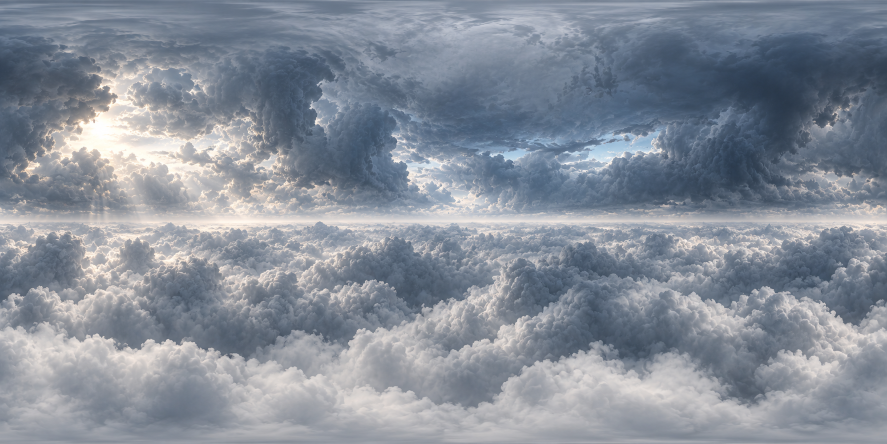
#> input picture vector-fields/assets/atmosphere/storm-panorama.png, 1774 x 887 px (shown at 1/2 size)
$ python atmosphere_assets_test.py
#> lines starting #> are read from the running program, lines starting #| are printed output that depends on the picture
### vector-fields/build_cache.py
"""Content-based generation cache. Inputs and outputs are both verified."""
import hashlib
import json
import struct
from pathlib import Path
ROOT = Path(__file__).resolve().parent


def fingerprint(paths):
    digest = hashlib.sha256()
    for path in sorted(set(Path(p).resolve() for p in paths)):
        if not path.is_file():
            raise FileNotFoundError(f'Missing build input: {path}')
        name = path.as_posix().encode('utf-8')
        data = path.read_bytes()
        digest.update(struct.pack('<Q', len(name)) + name)
        digest.update(struct.pack('<Q', len(data)) + data)
    return digest.hexdigest()


def compiler_inputs():
    return [Path(__file__), ROOT/'build_modular.py', ROOT/'build_skins.py', ROOT/'studio_assets.py',
            ROOT.parent/'weapon-lab/mix_models.py', ROOT/'generated/tfc-soldier/soldier_reference_2.smd', ROOT/'generated/tfc-soldier/look_idle.smd', ROOT.parent/'asset-probe/tools/studiomdl.exe']


def record(inputs_sha256, outputs):
    paths = sorted(set(Path(p).resolve() for p in outputs))
    if not paths:
        raise ValueError('A build stage must declare its outputs')
    return dict(inputs_sha256=inputs_sha256, outputs={str(p): hashlib.sha256(p.read_bytes()).hexdigest() for p in paths})


def current(state, inputs_sha256):
    if not state or state.get('inputs_sha256') != inputs_sha256 or not state.get('outputs'):
        return False
    return all(Path(p).is_file() and hashlib.sha256(Path(p).read_bytes()).hexdigest() == expected
               for p, expected in state['outputs'].items())


def read(path):
    try:
        return json.loads(Path(path).read_text(encoding='utf-8-sig'))
    except (FileNotFoundError, ValueError):
        return {}


# [6 lines left out: function write, not called in this run]

### vector-fields/build_atmosphere.py
"""Compile authored atmospheric paintings into one seamless six-face sky and RGBA sprites."""
import argparse,hashlib,json,math,shutil,struct
from pathlib import Path
import numpy as np
from PIL import Image
import build_cache
ROOT=Path(__file__).resolve().parent
ASSETS=ROOT/'assets/atmosphere'
OUT=ROOT/'generated/atmosphere'
SIZE=2048
# Matches Xash ref/gl/gl_warp.c st_to_vec and native sky texture order.
AXES={'rt':(3,-1,2),'lf':(-3,1,2),'bk':(1,3,2),'ft':(-1,-3,2),'up':(-2,-1,3),'dn':(2,-1,-3)}
def sha(p):return hashlib.sha256(Path(p).read_bytes()).hexdigest()
def sample(panorama,x,y,z):
    length=np.sqrt(x*x+y*y+z*z)
    px=(np.arctan2(y,x)/(2*np.pi)+.5)*panorama.shape[1]
    py=(.5-np.arcsin(z/length)/np.pi)*(panorama.shape[0]-1)
    ix=np.floor(px).astype(np.int32);iy=np.floor(py).astype(np.int32)
    fx=(px-ix)[...,None];fy=(py-iy)[...,None]
    a=panorama[iy,ix%panorama.shape[1]]
    b=panorama[iy,(ix+1)%panorama.shape[1]]
    c=panorama[np.minimum(iy+1,panorama.shape[0]-1),ix%panorama.shape[1]]
    d=panorama[np.minimum(iy+1,panorama.shape[0]-1),(ix+1)%panorama.shape[1]]
    return (a*(1-fx)*(1-fy)+b*fx*(1-fy)+c*(1-fx)*fy+d*fx*fy)
def polar_sample(image,u,v):
    px=np.clip(u,0,1)*(image.shape[1]-1);py=np.clip(v,0,1)*(image.shape[0]-1)
    ix=np.floor(px).astype(np.int32);iy=np.floor(py).astype(np.int32)
    fx=(px-ix)[...,None];fy=(py-iy)[...,None]
    jx=np.minimum(ix+1,image.shape[1]-1);jy=np.minimum(iy+1,image.shape[0]-1)
    return image[iy,ix]*(1-fx)*(1-fy)+image[iy,jx]*fx*(1-fy)+image[jy,ix]*(1-fx)*fy+image[jy,jx]*fx*fy
def projection(panorama,axes,size=SIZE,caps=None):
    image=np.empty((size,size,3),np.uint8)
    s=np.linspace(-1,1,size,dtype=np.float32)[None,:]
    for first in range(0,size,128):
        t=np.linspace(1,-1,size,dtype=np.float32)[first:first+128,None]
        b=[np.broadcast_to(s,(len(t),size)),np.broadcast_to(t,(len(t),size)),np.ones((len(t),size),np.float32)]
        v=[b[abs(k)-1]*(1 if k>0 else -1)for k in axes]
        pixels=sample(panorama,*v)
        if caps:
            x,y,z=v;absolute=np.maximum(np.abs(z),.0001)
            ratio=np.maximum(np.abs(x),np.abs(y))/absolute
            weight=(.5+.5*np.cos(np.clip((ratio-.65)/.55,0,1)*np.pi))[...,None]
            # One directional field is sampled for ALL faces, preserving every cube seam.
            for sign,painting in caps.items():
                mask=weight*(z*sign>0)[...,None]
                polar=polar_sample(painting,.5-y/(absolute*2),.5+sign*x/(absolute*2))
                pixels=pixels*(1-mask)+polar*mask
        image[first:first+len(t)]=np.clip(np.rint(pixels),0,255).astype(np.uint8)
    return Image.fromarray(image)
def periodic_source(painting):
    # Projection conditioning only: narrow wrap/pole filter. Original artwork is preserved.
    a=np.asarray(painting.convert('RGB'),dtype=np.float32).copy()
    band=max(8,a.shape[1]//48)
    edge=(a[:,0]+a[:,-1])*.5
    for i in range(band):
        weight=.5+.5*math.cos(math.pi*i/band)
        a[:,i]=a[:,i]*(1-weight)+edge*weight
        a[:,-1-i]=a[:,-1-i]*(1-weight)+edge*weight
    cap=max(4,a.shape[0]//60)
    for pole in(0,-1):
        color=a[pole].mean(axis=0)
        for i in range(cap):
            row=i if pole==0 else -1-i
            weight=.5+.5*math.cos(math.pi*i/cap)
            a[row]=a[row]*(1-weight)+color*weight
    return a
def sprite(path,images):
    images=images if isinstance(images,list)else[images]
    w,h=images[0].size
    header=struct.pack('<4siifiiifi',b'IDSP',32,2,math.hypot(w,h)/2,w,h,len(images),0.,0)
    path.write_bytes(header+b''.join(struct.pack('<iiiii',0,-w//2,h//2,w,h)+image.convert('RGBA').tobytes()for image in images))
def build(ensure=False):
    fingerprint=build_cache.fingerprint([Path(__file__),Path(build_cache.__file__),*[ASSETS/p for p in('storm-panorama.png','cloud-bank.png','nadir.png','zenith.png')]])
    manifest=OUT/'manifest.json'
    if ensure and build_cache.current(build_cache.read(manifest).get('cache'),fingerprint):return OUT
    OUT.mkdir(parents=True,exist_ok=True);env=OUT/'gfx/env';env.mkdir(parents=True,exist_ok=True)
    sprites=OUT/'sprites';sprites.mkdir(exist_ok=True)
    source=Image.open(ASSETS/'storm-panorama.png');panorama=periodic_source(source)
#> in build, source is the input picture: PIL image 1774x887 RGB; mean R, G, B 134.3, 141.9, 153.3
    caps={sign:np.asarray(Image.open(ASSETS/name).convert('RGB'),dtype=np.float32)for sign,name in[(-1,'nadir.png'),(1,'zenith.png')]}
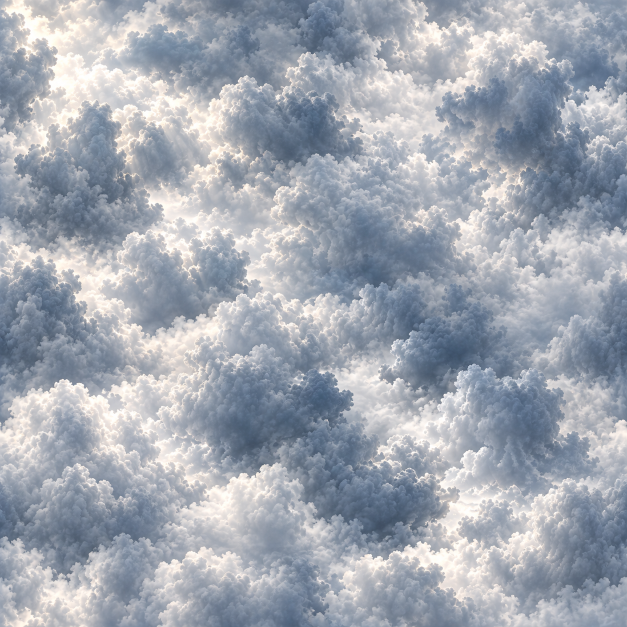
#> input picture vector-fields/assets/atmosphere/nadir.png, 1254 x 1254 px (shown at 1/2 size)
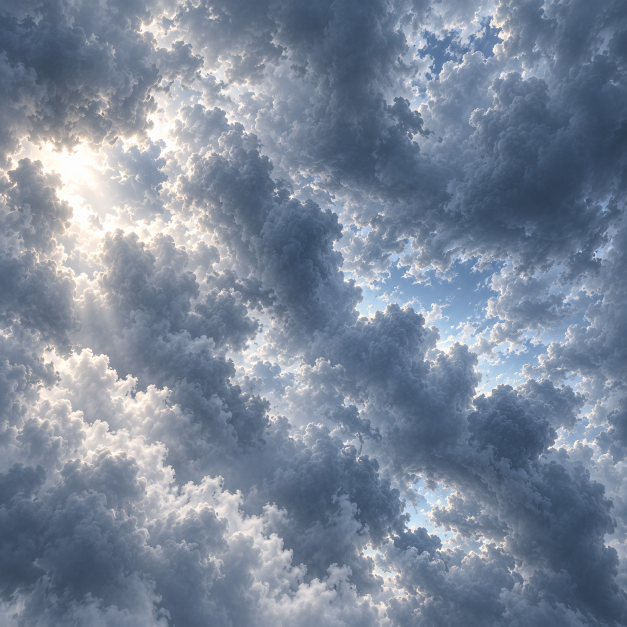
#> input picture vector-fields/assets/atmosphere/zenith.png, 1254 x 1254 px (shown at 1/2 size)
#> caps = 2 items
    outputs=[];faces=[]
    for suffix,axes in AXES.items():
        face=projection(panorama,axes,caps=caps);p=env/('vf_storm'+suffix+'.tga');face.save(p);outputs.append(p)
        faces.append(dict(suffix=suffix,axes=axes,size=face.size,sha256=sha(p)))
#> this loop made 6 passes
#> pass 1, in sample, `py=(.5-np.arcsin(z/length)/np.pi)*(panorama.shape[0]-1)`:
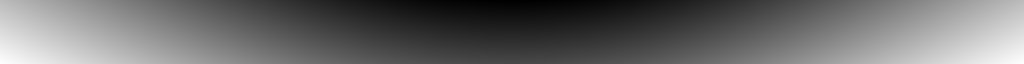
#> py: shape (128, 2048) float32 (shown at 1/2 size); min 221.5, max 286.6, mean 248.9; drawn with min black and max white
#> after the loop:
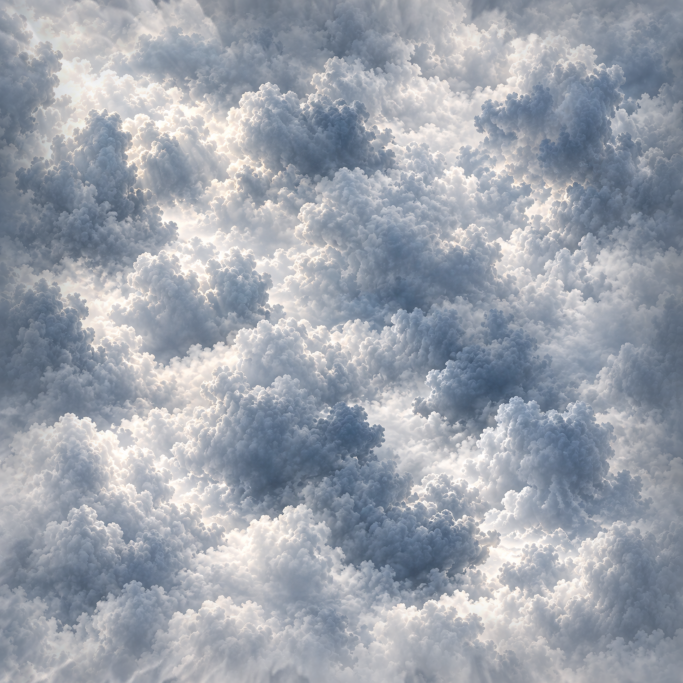
#> face: PIL image 2048x2048 RGB (shown at 1/3 size); mean R, G, B 157, 162.9, 172.9
#> after the loop, faces = 6 items; outputs = 6 items
    deck=Image.open(ASSETS/'nadir.png').resize((1024,1024),Image.Resampling.LANCZOS).convert('RGBA')
    # Coverage is compiled instead of vertex alpha, which the installed TriAPI ignores.
    xy=np.linspace(-1,1,1024);x,y=np.meshgrid(xy,xy)
    fade=np.clip((1-np.sqrt(x*x+y*y))/.45,0,1);fade=fade*fade*(3-2*fade)
    deck.putalpha(Image.fromarray(np.rint(fade*255*.12).astype(np.uint8)))
    cloud=Image.open(ASSETS/'cloud-bank.png');assert cloud.mode=='RGBA','Authored cloud must have native alpha'
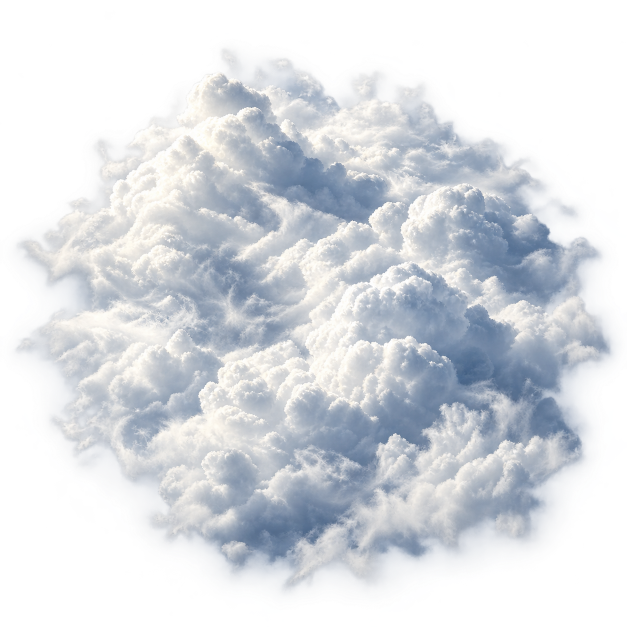
#> input picture vector-fields/assets/atmosphere/cloud-bank.png, 1254 x 1254 px (shown at 1/2 size)
#> in build, cloud is the input picture: PIL image 1254x1254 RGBA; mean R, G, B, A 126.1, 131.4, 139.4, 137.3
    # A transparent sampling gutter prevents clamp fringes. No repainting.
    frame=Image.new('RGBA',(1024,1024))
#> frame: PIL image 1024x1024 RGBA; every value is 0
    fitted=cloud.resize((992,992),Image.Resampling.LANCZOS)
    frame.paste(fitted,(16,16))
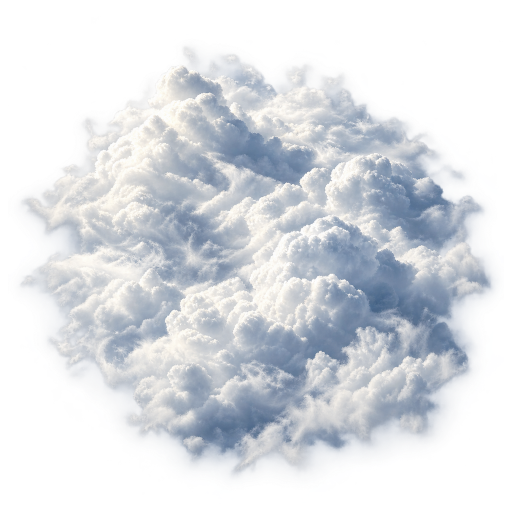
#> frame: PIL image 1024x1024 RGBA (shown at 1/2 size); mean R, G, B, A 118.1, 123.1, 130.5, 128.9; transparent parts drawn white
    cloud_frames=[]
    for opacity in(.03,.08,.16,.25,.4,.55,.75,1.):
        variant=frame.copy();variant.putalpha(frame.getchannel('A').point(lambda a:round(a*opacity)));cloud_frames.append(variant)
#> after the loop, cloud_frames = 8 items
    for name,image in [('cloud',cloud_frames),('deck',deck),('white',Image.new('RGBA',(8,8),(255,255,255,255)))]:
        p=sprites/(name+'.spr');sprite(p,image);outputs.append(p)
#> this loop made 3 passes
#> (name, w in sprite, h in sprite) on passes 1 to 3: ('cloud', 1024, 1024), ('deck', 1024, 1024), ('white', 8, 8)
#> after the loop, outputs = 9 items
    state=dict(version=2,skyname='vf_storm',face_size=SIZE,faces=faces,
        source_size=source.size,cloud_source_size=cloud.size,originals={p.name:sha(p)for p in ASSETS.glob('*.png')},
        polar_source_sizes={name:Image.open(ASSETS/name).size for name in('nadir.png','zenith.png')},
        projection='Spherical panorama and two authored polar camera views, sampled as one continuous directional field; axes follow native renderer. 2048 faces resampled from authored source.',
        cloud_format='Xash native version-32 RGBA; eight precompiled opacity levels (RGB unchanged, authored soft alpha scaled); radial feather encoded in deck coverage; 1024 cloud/deck',
        cache=build_cache.record(fingerprint,outputs))
#> state = 11 items
    manifest.write_text(json.dumps(state,indent=2)+'\n')
    print('PASS sky assets: six 2048 faces, three native RGBA textures',flush=True)
    return OUT
# [16 lines left out: functions runtime_files, deploy, not called in this run]
# [2 lines that do not run on import are left out]

### vector-fields/tests/atmosphere_assets_test.py
"""Validate actual sky edges/corners and native alpha, independent of the draw implementation."""
import json,struct,sys
from pathlib import Path
import numpy as np
from PIL import Image
ROOT=Path(__file__).resolve().parents[1];sys.path.insert(0,str(ROOT))
from build_atmosphere import AXES,OUT,build
def run():
    build(ensure=True);state=json.loads((OUT/'manifest.json').read_text())
    edges={};corners={}
    for suffix,axes in AXES.items():
        image=np.asarray(Image.open(OUT/'gfx/env'/('vf_storm'+suffix+'.tga')).convert('RGB'))
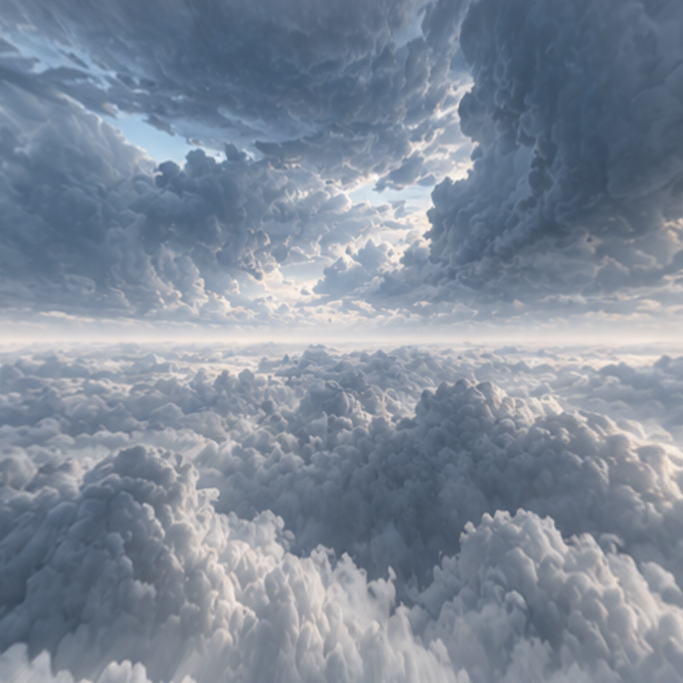
#> image: shape (2048, 2048, 3) (shown at 1/3 size); mean R, G, B 127.4, 138.5, 153.3
        assert image.shape==(2048,2048,3)
        def direction(s,t):
            b=(s,t,1);return tuple(b[abs(k)-1]*(1 if k>0 else -1)for k in axes)
        for s,t,pixel in[(-1,1,image[0,0]),(1,1,image[0,-1]),(-1,-1,image[-1,0]),(1,-1,image[-1,-1])]:
            corners.setdefault(direction(s,t),[]).append(pixel)
#> this loop made 4 passes
#> (s, t, pixel, b in direction) on passes 1 to 4: (-1, 1, [108, 126, 150], (-1, 1, 1)), (1, 1, [89, 105, 127], (1, 1, 1)), (-1, -1, [159, 164, 174], (-1, -1, 1)), (1, -1, [138, 147, 158], (1, -1, 1))
#> after the loop, corners = {(1, 1, 1): [[108, 126, 150]], (1, -1, 1): [[89, 105, 127]], (1, 1, -1): [[159, 164, 174]], (1, -1, -1): [[138, 147, 158]]}
        for start,end,pixels in[
            ((-1,1),(1,1),image[0]),((-1,-1),(1,-1),image[-1]),
            ((-1,1),(-1,-1),image[:,0]),((1,1),(1,-1),image[:,-1])]:
            a,b=direction(*start),direction(*end);key=tuple(sorted((a,b)))
            if key[0]!=a:pixels=pixels[::-1]
            edges.setdefault(key,[]).append(pixels)
#> this loop made 4 passes
#> key on passes 1, 2, 4: ((1, -1, 1), (1, 1, 1)), ((1, -1, -1), (1, 1, -1)), ((1, -1, -1), (1, -1, 1))
#> (end, key) on pass 3: ((-1, -1), ((1, 1, -1), (1, 1, 1)))
#> after the loop, edges = 4 items
    differences=[]
#> differences = []
    for key,pair in edges.items():
        assert len(pair)==2,(key,len(pair))
        diff=np.abs(pair[0].astype(int)-pair[1].astype(int));differences.append(int(diff.max()))
        assert diff.max()<=2,('Visible cube seam',key,int(diff.max()))
#> this loop made 12 passes
#> key on passes 1 to 12: ((1, -1, 1), (1, 1, 1)), ((1, -1, -1), (1, 1, -1)), ((1, 1, -1), (1, 1, 1)), ((1, -1, -1), (1, -1, 1)), ((-1, -1, 1), (-1, 1, 1)), ((-1, -1, -1), (-1, 1, -1)), ((-1, -1, -1), (-1, -1, 1)), ((-1, 1, -1), (-1, 1, 1)), ((-1, 1, 1), (1, 1, 1)), ((-1, 1, -1), (1, 1, -1)), ((-1, -1, 1), (1, -1, 1)), ((-1, -1, -1), (1, -1, -1))
#> after the loop, differences = [0, 0, 0, 0, 0, 0, 0, 0, 0, 0, 0, 0]
    assert len(edges)==12 and len(corners)==8
    assert all(len(pixels)==3 and np.max(np.abs(np.asarray(pixels,dtype=int)-pixels[0]))<=2 for pixels in corners.values())
    for name,size in [('cloud',(1024,1024)),('deck',(1024,1024)),('white',(8,8))]:
        data=(OUT/'sprites'/(name+'.spr')).read_bytes()
        ident,version,kind,radius,w,h,count,beam,sync=struct.unpack_from('<4siifiiifi',data)
        assert (ident,version,count,w,h)==(b'IDSP',32,8 if name=='cloud'else 1,*size)
        offset=36+(count-1)*(20+w*h*4)+20
        pixels=np.frombuffer(data[offset:offset+w*h*4],dtype=np.uint8).reshape(h,w,4)
        if name=='cloud':
            alpha=pixels[:,:,3];assert alpha.min()==0 and alpha.max()==255
            assert not alpha[:16].any()and not alpha[-16:].any()and not alpha[:,:16].any()and not alpha[:,-16:].any()
            assert pixels[:,:,0].std()>20 and len(np.unique(alpha))>200
            previous=None
            for frame in range(count):
                start=36+frame*(20+w*h*4)+20
                current=np.frombuffer(data[start:start+w*h*4],dtype=np.uint8).reshape(h,w,4)
                assert np.array_equal(current[:,:,:3],pixels[:,:,:3]),'Opacity frames must preserve authored RGB'
                if previous is not None:assert np.all(current[:,:,3]>=previous)
                previous=current[:,:,3]
        if name=='deck':
            alpha=pixels[:,:,3]
            assert 20<=alpha.max()<=32 and not alpha[0].any()and not alpha[-1].any()and not alpha[:,0].any()and not alpha[:,-1].any()
    print('PASS sky: 12 seamless edges, 8 corners, six 2048 faces, soft native RGBA alpha',flush=True)
if __name__=='__main__':run()
